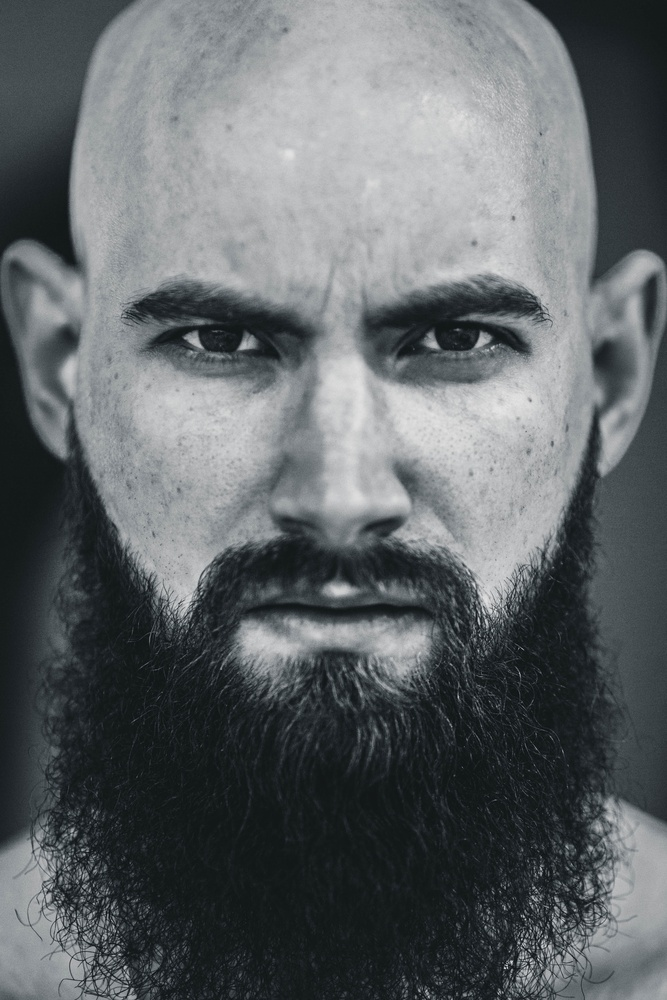
#> input picture testing/img1.jpg, 667 x 1000 px, shrunk from 2963 x 4444 before the run
$ python sample.py
#> lines starting #> are read from the running program, lines starting #| are printed output that depends on the picture; after the words box and inside, x2 and y2 are one past the last pixel; in counts of white or black regions, pixels touching at a corner belong together
import cv2
import numpy as np
from matplotlib import pyplot as plt

# Read image.
img = cv2.imread('img1.jpg', cv2.IMREAD_COLOR)
#> img is the input picture: shape (1000, 667, 3); mean B, G, R 103.9, 101.4, 96.7

# Convert to grayscale.
gray = cv2.cvtColor(img, cv2.COLOR_BGR2GRAY)

# Blur using 3 * 3 kernel.
gray_blurred = cv2.blur(gray, (3, 3))

# Apply Hough transform on the blurred image.
detected_circles = cv2.HoughCircles(gray_blurred,
                   cv2.HOUGH_GRADIENT, 1, 20, param1 = 50,
               param2 = 30, minRadius = 1, maxRadius = 40)
#> detected_circles = 79 rows, first 8: [125.5, 947.5, 37.2], [552.5, 901.5, 33.8], [449.5, 687.5, 35], [406.5, 655.5, 36], [79.5, 879.5, 29.4], [509.5, 921.5, 32.7], [582.5, 873.5, 29.4], [79.5, 904.5, 23.9]

# Draw circles that are detected.
if detected_circles is not None:

    # Convert the circle parameters a, b and r to integers.
    detected_circles = np.uint16(np.around(detected_circles))
#> detected_circles = 79 rows, first 8: [126, 948, 37], [552, 902, 34], [450, 688, 35], [406, 656, 36], [80, 880, 29], [510, 922, 33], [582, 874, 29], [80, 904, 24]

    for pt in detected_circles[0, :]:
        a, b, r = pt[0], pt[1], pt[2]

        # Draw the circumference of the circle.
        cv2.circle(img, (a, b), r, (0, 255, 0), 2)

        # Draw a small circle (of radius 1) to show the center.
        cv2.circle(img, (a, b), 1, (0, 0, 255), 3)
        plt.imshow(img)
#> this loop made 79 passes
#> (a, b, r) on passes 1 to 12: (126, 948, 37), (552, 902, 34), (450, 688, 35), (406, 656, 36), (80, 880, 29), (510, 922, 33), (582, 874, 29), (80, 904, 24), (498, 960, 29), (546, 924, 22), (596, 964, 19), (422, 640, 29)
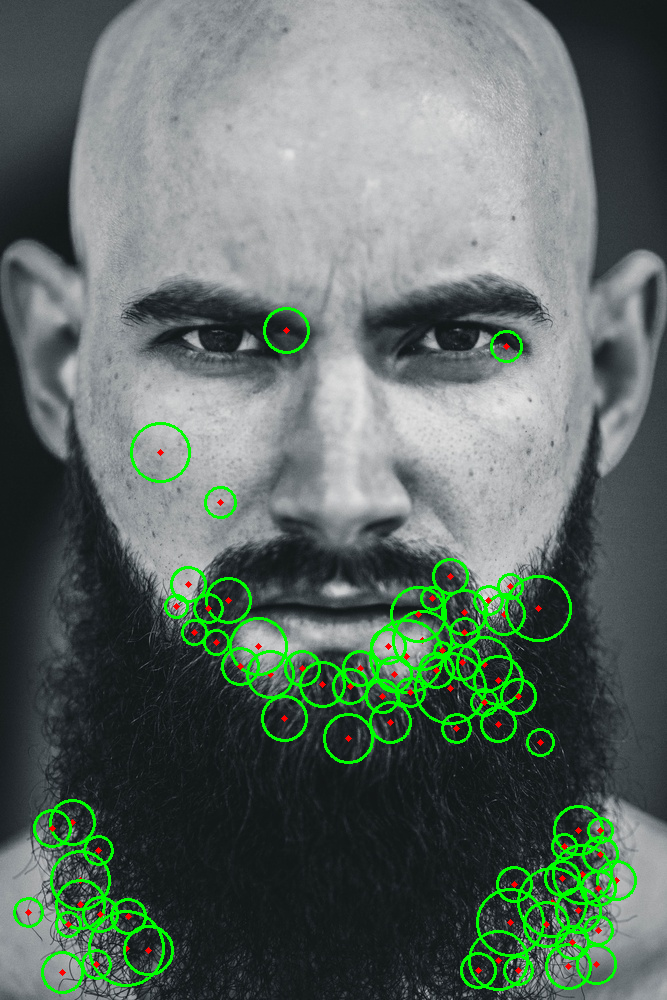
#> img: shape (1000, 667, 3); 4.26% of pixels changed, all inside (x1, y1, x2, y2) = (13, 307, 637, 994)
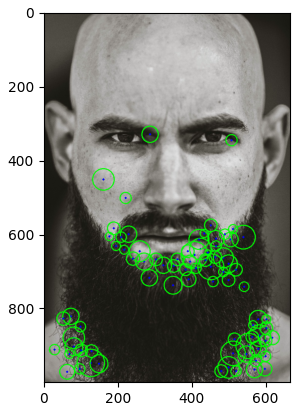
#> figure drawn by matplotlib, 1 panel; B, G, R data is drawn as R, G, B

$ run again, with testing/img10.jpg copied over testing/img1.jpg
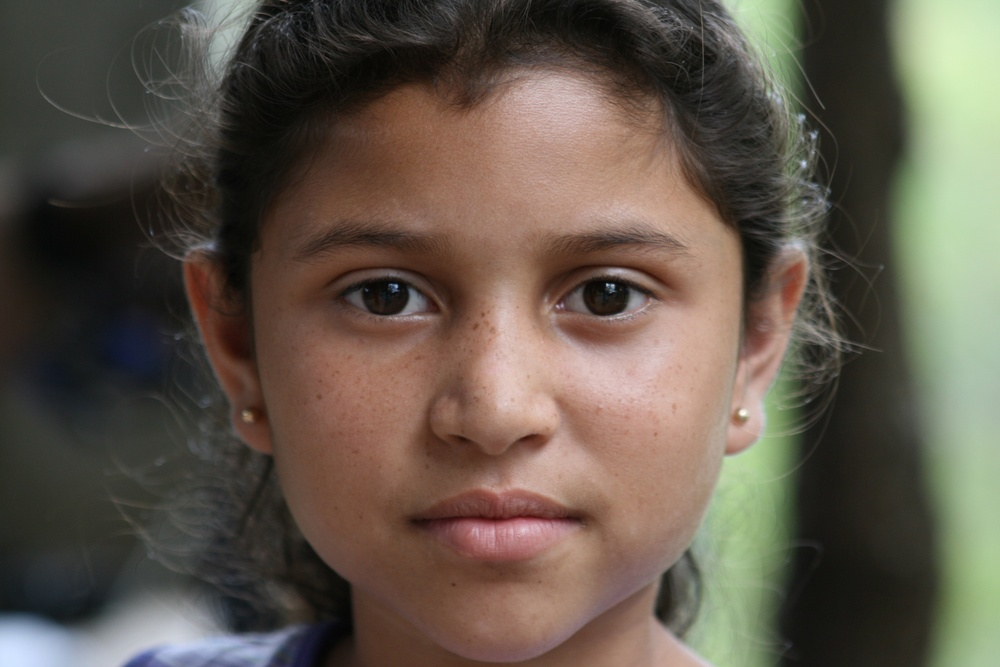
#> input picture testing/img10.jpg, 1000 x 667 px, shrunk from 3888 x 2592 before the run
#> img is the input picture: shape (667, 1000, 3); mean B, G, R 76.1, 88.1, 98.2
#> `gray = cv2.cvtColor(img, cv2.COLOR_BGR2GRAY)`:
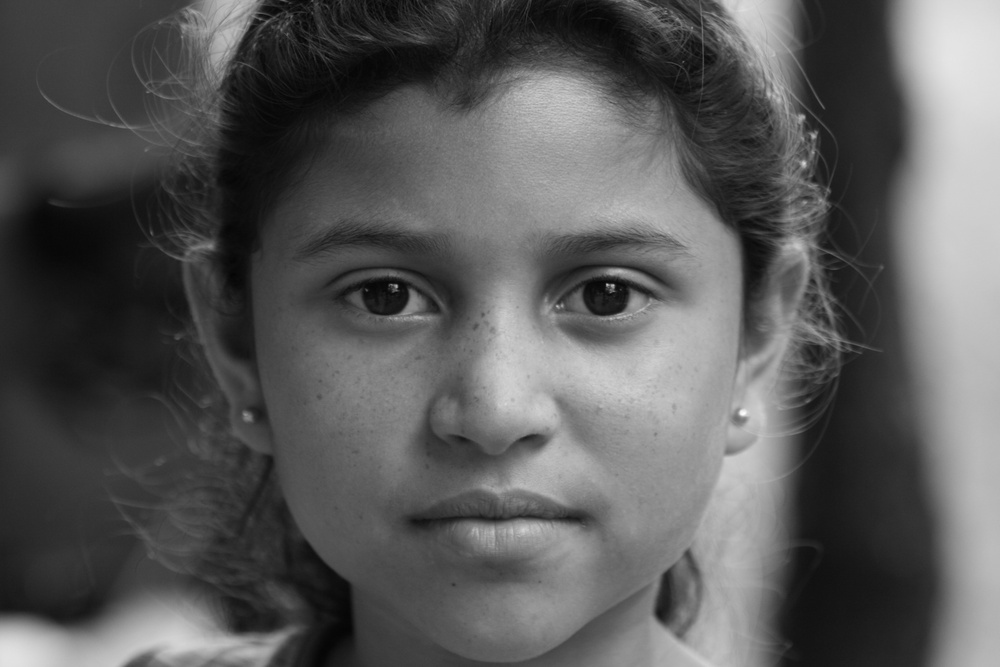
#> gray: shape (667, 1000); min 3, max 254, mean 89.8
#> `detected_circles = cv2.HoughCircles(gray_blurred, cv2.HOUGH_GRADIENT, ..`: detected_circles = 21 rows, first 8: [171.5, 52.5, 38.3], [752.5, 120.5, 37.2], [268.5, 38.5, 33.8], [727.5, 142.5, 39.4], [717.5, 97.5, 31.6], [738.5, 89.5, 29.3], [783.5, 132.5, 26.1], [708.5, 58.5, 21.7]
#> `detected_circles = np.uint16(np.around(detected_circles))`: detected_circles = 21 rows, first 8: [172, 52, 38], [752, 120, 37], [268, 38, 34], [728, 142, 39], [718, 98, 32], [738, 90, 29], [784, 132, 26], [708, 58, 22]
#> the loop `for pt in detected_circles[0, :]:` made 21 passes
#> `plt.imshow(img)`:
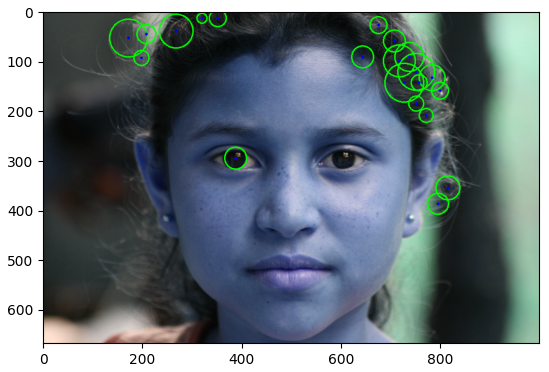
#> figure drawn by matplotlib, 1 panel; B, G, R data is drawn as R, G, B

$ run again, with testing/img11.jpg copied over testing/img1.jpg
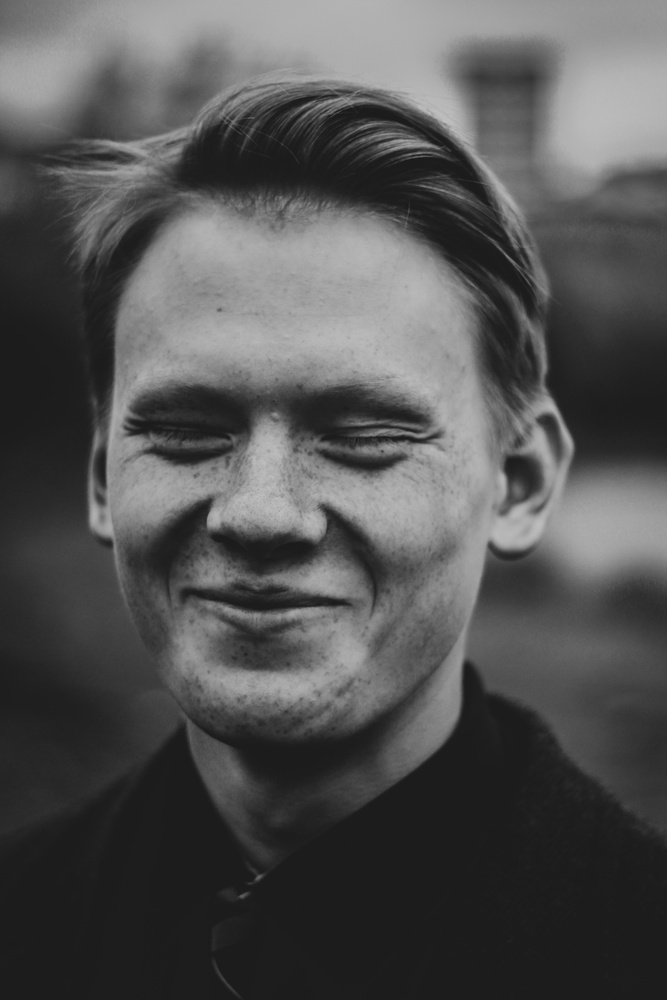
#> input picture testing/img11.jpg, 667 x 1000 px, shrunk from 3456 x 5184 before the run
#> img is the input picture: shape (1000, 667, 3); min 21, max 194, mean 82.6
#> `detected_circles = cv2.HoughCircles(gray_blurred, cv2.HOUGH_GRADIENT, ..`: detected_circles = [[483.5, 253.5, 35], [250.5, 110.5, 23.9], [325.5, 123.5, 23.8], [282.5, 118.5, 23.6], [428.5, 167.5, 20.3], [203.5, 578.5, 23.9], [416.5, 143.5, 15]]
#> `detected_circles = np.uint16(np.around(detected_circles))`: detected_circles = [[484, 254, 35], [250, 110, 24], [326, 124, 24], [282, 118, 24], [428, 168, 20], [204, 578, 24], [416, 144, 15]]
#> the loop `for pt in detected_circles[0, :]:` made 7 passes
#> after the loop `for pt in detected_circles[0, :]:`:
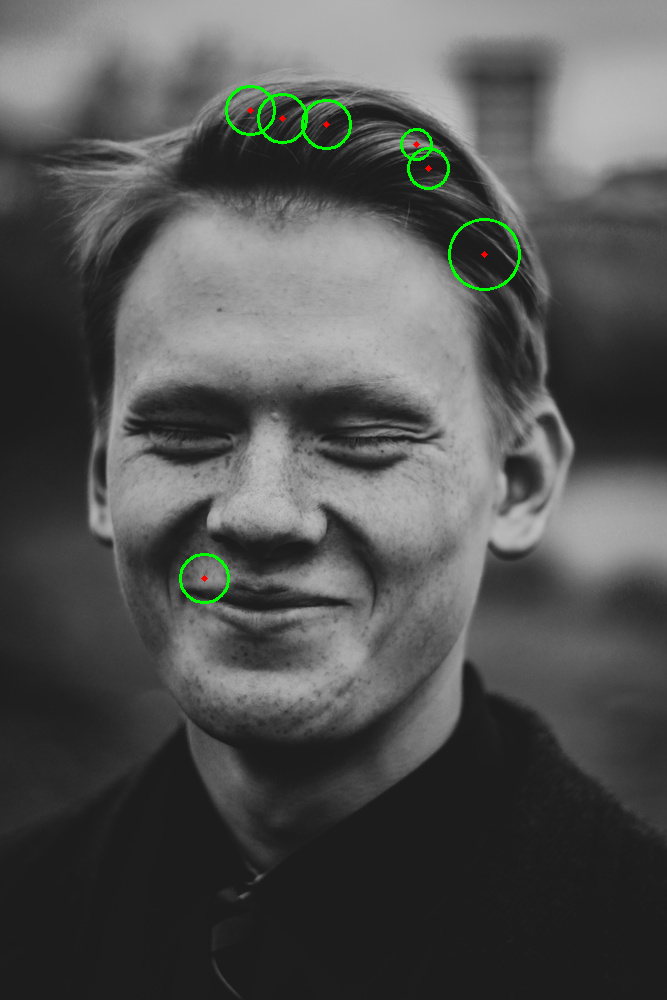
#> img: shape (1000, 667, 3); 0.49% of pixels changed, all inside (x1, y1, x2, y2) = (179, 85, 521, 604)
#> `plt.imshow(img)`:
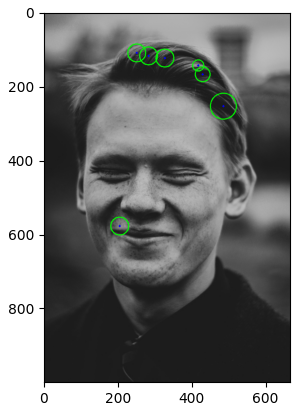
#> figure drawn by matplotlib, 1 panel; B, G, R data is drawn as R, G, B

$ run again, with testing/img111.jpg copied over testing/img1.jpg
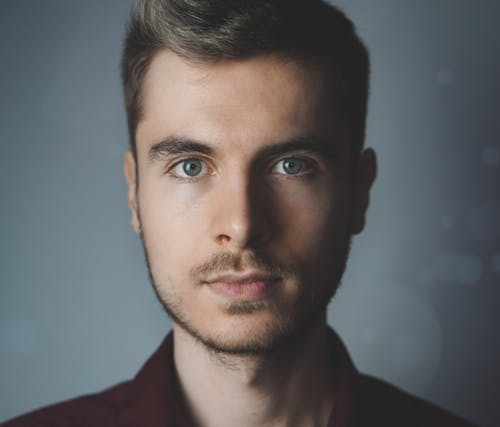
#> input picture testing/img111.jpg, 500 x 427 px
#> img is the input picture: shape (427, 500, 3); mean B, G, R 99.6, 98.5, 99
#> `detected_circles = cv2.HoughCircles(gray_blurred, cv2.HOUGH_GRADIENT, ..`: detected_circles = [[244.5, 321.5, 21.6], [191.5, 166.5, 9.1], [188.5, 22.5, 13.8]]
#> `detected_circles = np.uint16(np.around(detected_circles))`: detected_circles = [[244, 322, 22], [192, 166, 9], [188, 22, 14]]
#> the loop `for pt in detected_circles[0, :]:` made 3 passes
#> after the loop `for pt in detected_circles[0, :]:`:
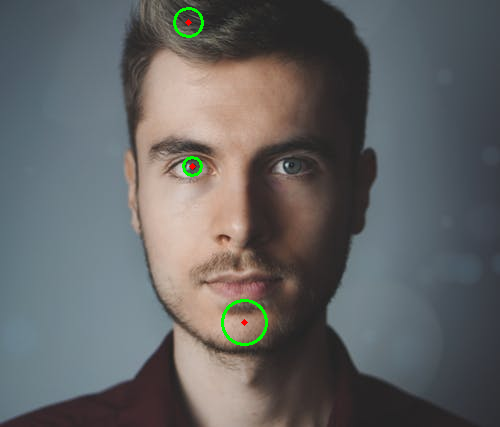
#> img: shape (427, 500, 3); 0.44% of pixels changed, all inside (x1, y1, x2, y2) = (173, 7, 268, 346)
#> `plt.imshow(img)`:
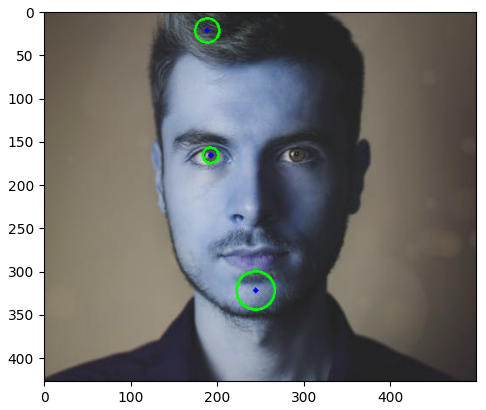
#> figure drawn by matplotlib, 1 panel; B, G, R data is drawn as R, G, B
